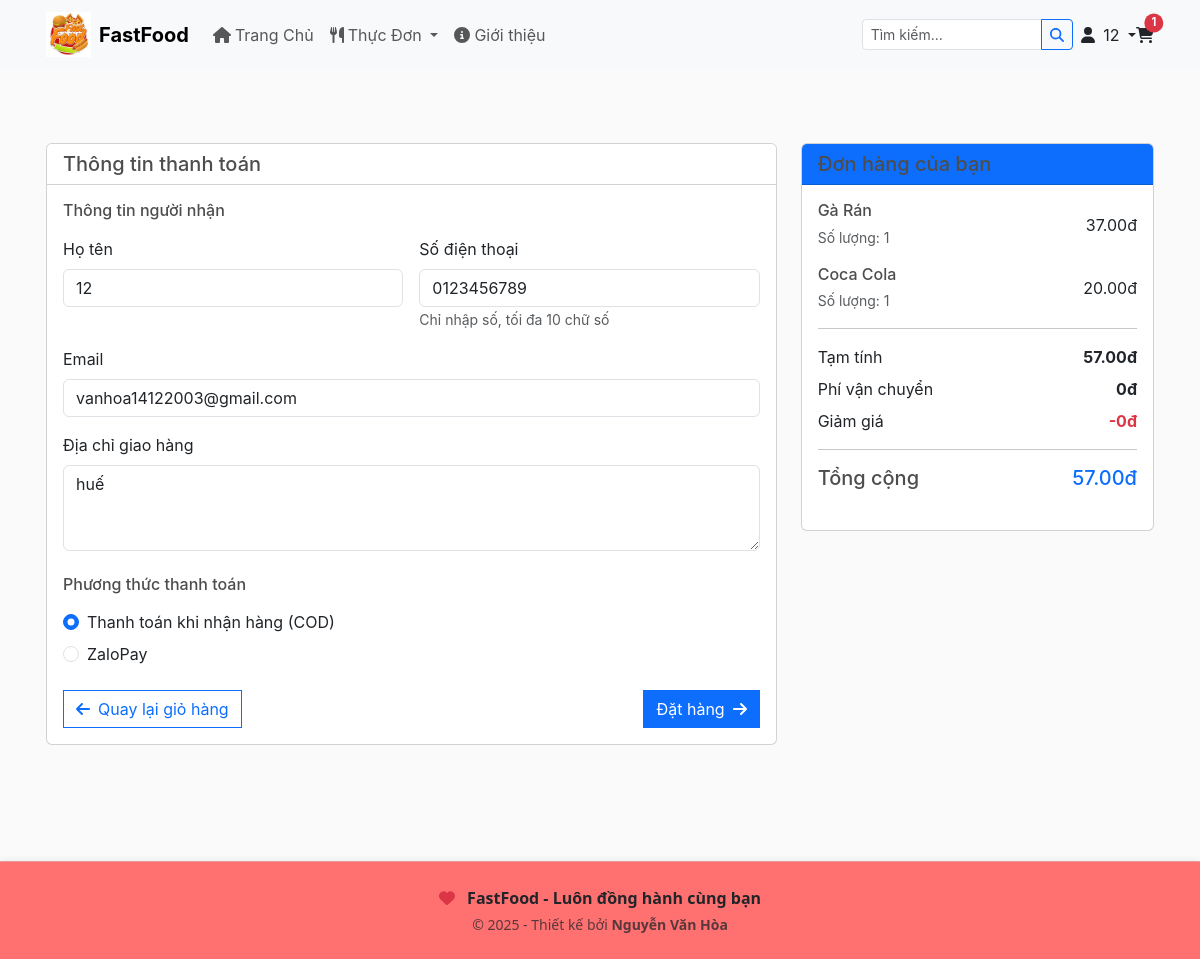
/checkout/ (signed in), run on an earlier commit of the app's database.
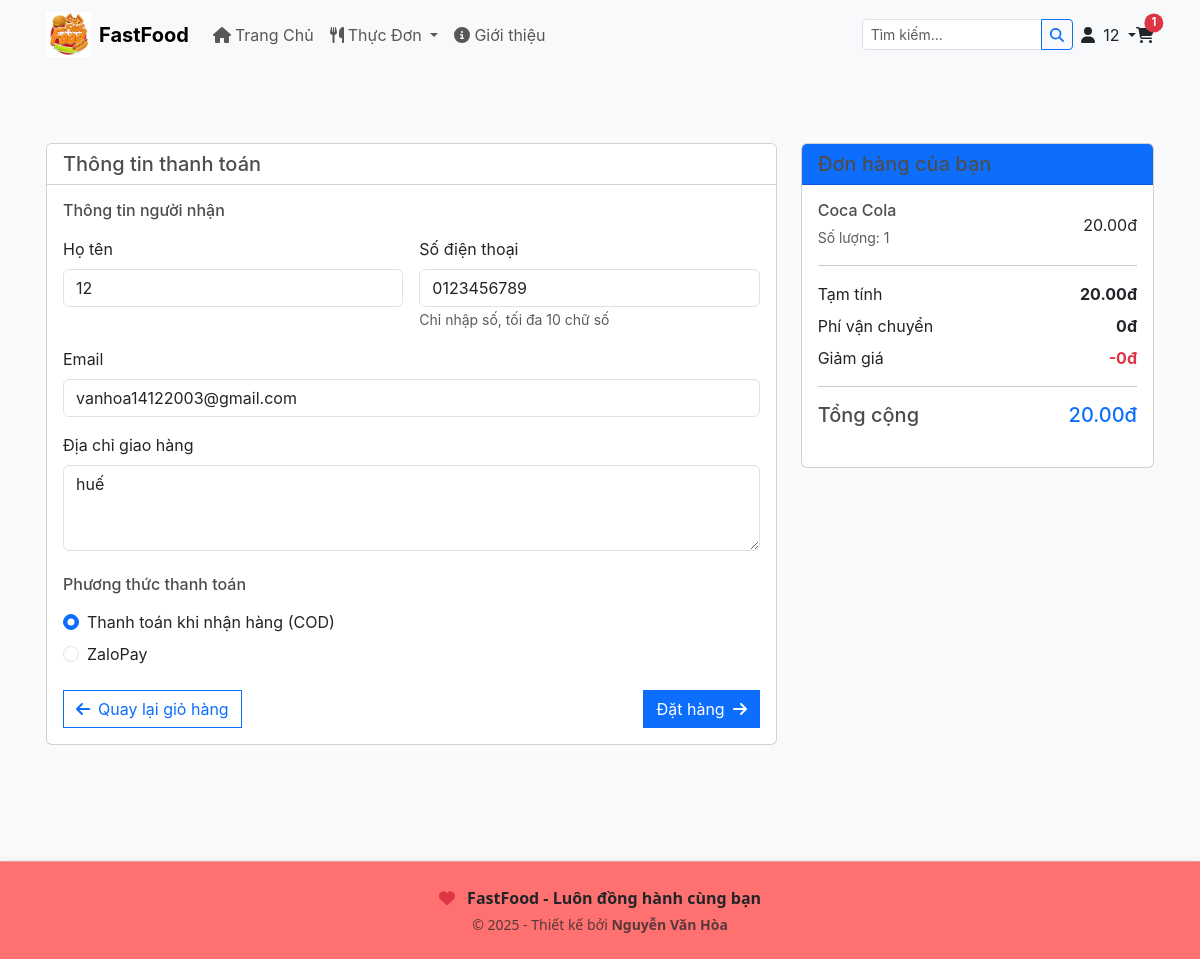
And on a later commit of the database.
### hoadeptrai/models.py (models this page shows, shortened)
class OrderItem(models.Model):
    order = models.ForeignKey(Order, on_delete=models.CASCADE)
    product = models.ForeignKey(Product, on_delete=models.CASCADE)
    quantity = models.PositiveIntegerField()
    price = models.DecimalField(max_digits=10, decimal_places=2)
    @property
    def get_total(self):
        return self.quantity * self.price

class Product(models.Model):
    seller = models.ForeignKey(Customer, on_delete=models.CASCADE)
    category = models.ForeignKey(Category, on_delete=models.CASCADE)
    product_name = models.CharField(max_length=255)
    description = models.TextField(blank=True, null=True)
    price = models.DecimalField(max_digits=10, decimal_places=2)
    image_url = models.URLField(max_length=1000, blank=True, null=True)  # Thay đổi từ ImageField sang URLField
    status = models.BooleanField(default=True)  # True: Còn hàng, False: Hết hàng

class Order(models.Model):
    customer = models.ForeignKey(Customer, on_delete=models.CASCADE)
    order_date = models.DateTimeField(auto_now_add=True)
    status = models.CharField(max_length=20, choices=[
        ('pending', 'Pending'),
        ('processing', 'Processing'),
        ('paid', 'Paid'),
        ('shipped', 'Shipped'),
        ('delivered', 'Delivered'),
        ('cancelled', 'Cancelled')
    ], default='pending')
    payment_method = models.CharField(max_length=20, choices=[
        ('cod', 'Cash on Delivery'),
        ('zalopay', 'ZaloPay')
    ], null=True, blank=True)
    payment_status = models.CharField(max_length=20, choices=[
        ('pending', 'Pending'),
        ('completed', 'Completed'),
        ('failed', 'Failed')
    ], default='pending')
    shipping_address = models.TextField()
    total_amount = models.DecimalField(max_digits=10, decimal_places=2)
    zalopay_trans_id = models.CharField(max_length=100, null=True, blank=True)
    promotion = models.ForeignKey('Promotion', on_delete=models.SET_NULL, null=True, blank=True)
    complete = models.BooleanField(default=False)  # Add this field
    @property
    def get_cart_total(self):
        return sum(item.get_total for item in self.orderitem_set.all())
    @property
    def get_cart_items(self):
        return sum(item.quantity for item in self.orderitem_set.all())

### hoadeptrai/views.py (the view, shortened to what this page needs)
# urls.py: path('checkout/', views.checkout, name='checkout'),
def checkout(request):
    if not request.user.is_authenticated:
        return redirect('login')
    customer = Customer.objects.get(id=request.user.id)
    order = Order.objects.filter(customer=customer, status='pending').first()
    context = {
        'order': order,
        'items': order.orderitem_set.all() if order else [],
        'shipping_address': customer.address,
        'user': customer,
    }
    return render(request, 'app/checkout.html', context)

### hoadeptrai/templates/app/checkout.html (shortened to what the changed rows need)
{% extends 'app/base.html' %}
{% load static %}
{% block main_content %}
<div class="container my-5" style="margin-bottom: 100px !important;">
    <div class="row">
        <div class="col-lg-4 order-lg-2 mb-4">
            <div class="card">
                <div class="card-body">
                    {% for item in items %}
                    <div class="d-flex justify-content-between align-items-center mb-3">
                        <div>
                            <h6 class="mb-1">{{ item.product.product_name }}</h6>
                            <small class="text-muted">Số lượng: {{ item.quantity }}</small>
                        </div>
                        <span>{{ item.get_total }}đ</span>
                    </div>
                    {% endfor %}
                    <div class="d-flex justify-content-between mb-2">
                        <span>Tạm tính</span>
                        <strong>{{ order.get_cart_total }}đ</strong>
                    </div>
                    <div class="d-flex justify-content-between mb-2">
                        <h5>Tổng cộng</h5>
                        <h5 class="text-primary">{{ order.get_cart_total }}đ</h5>
                    </div>
                </div>
            </div>
        </div>
    </div>
</div>
{% endblock main_content %}

What changed in the data, as far as the page shows it:
no longer on this page (row unchanged): OrderItem: product.product_name "Gà Rán", quantity "1", get_total "37.00"
no longer on this page (row edited): Order: get_cart_total "57.00"
added Order: get_cart_total "20.00"
